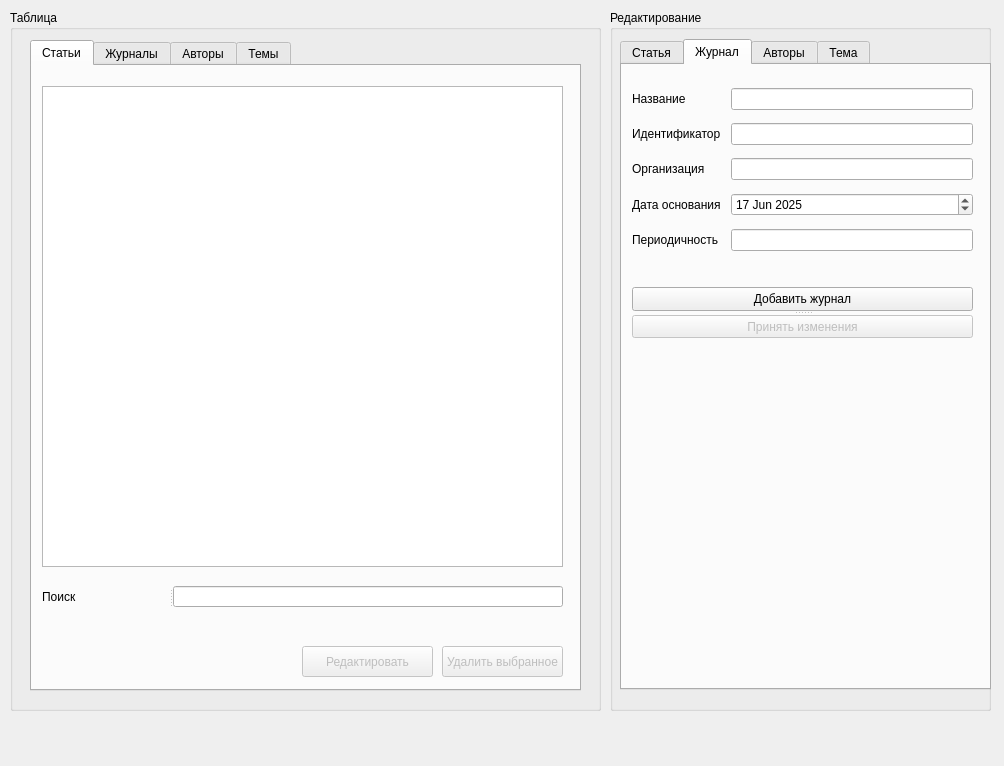
<?xml version="1.0" encoding="UTF-8"?>
<ui version="4.0">
 <class>MainWindow</class>
 <widget class="QMainWindow" name="MainWindow">
  <property name="geometry">
   <rect>
    <x>0</x>
    <y>0</y>
    <width>1004</width>
    <height>766</height>
   </rect>
  </property>
  <property name="windowTitle">
   <string>MainWindow</string>
  </property>
  <widget class="QWidget" name="centralwidget">
   <widget class="QGroupBox" name="groupBox">
    <property name="geometry">
     <rect>
      <x>10</x>
      <y>10</y>
      <width>591</width>
      <height>701</height>
     </rect>
    </property>
    <property name="title">
     <string>Таблица</string>
    </property>
    <widget class="QTabWidget" name="tabWidget_2">
     <property name="geometry">
      <rect>
       <x>20</x>
       <y>30</y>
       <width>551</width>
       <height>651</height>
      </rect>
     </property>
     <property name="currentIndex">
      <number>0</number>
     </property>
     <widget class="QWidget" name="tab_4">
      <attribute name="title">
       <string>Статьи</string>
      </attribute>
      <widget class="QSplitter" name="splitter_2">
       <property name="geometry">
        <rect>
         <x>10</x>
         <y>520</y>
         <width>521</width>
         <height>21</height>
        </rect>
       </property>
       <property name="orientation">
        <enum>Qt::Orientation::Vertical</enum>
       </property>
       <widget class="QSplitter" name="splitter">
        <property name="orientation">
         <enum>Qt::Orientation::Horizontal</enum>
        </property>
        <widget class="QLabel" name="label">
         <property name="text">
          <string>Поиск</string>
         </property>
        </widget>
        <widget class="QLineEdit" name="findArticles"/>
       </widget>
      </widget>
      <widget class="QPushButton" name="delArticles">
       <property name="enabled">
        <bool>false</bool>
       </property>
       <property name="geometry">
        <rect>
         <x>410</x>
         <y>580</y>
         <width>121</width>
         <height>31</height>
        </rect>
       </property>
       <property name="text">
        <string>Удалить выбранное</string>
       </property>
      </widget>
      <widget class="QPushButton" name="editArticles">
       <property name="enabled">
        <bool>false</bool>
       </property>
       <property name="geometry">
        <rect>
         <x>270</x>
         <y>580</y>
         <width>131</width>
         <height>31</height>
        </rect>
       </property>
       <property name="text">
        <string>Редактировать</string>
       </property>
      </widget>
      <widget class="QTableView" name="tableArticles">
       <property name="geometry">
        <rect>
         <x>10</x>
         <y>20</y>
         <width>521</width>
         <height>481</height>
        </rect>
       </property>
      </widget>
     </widget>
     <widget class="QWidget" name="tab_5">
      <attribute name="title">
       <string>Журналы</string>
      </attribute>
      <widget class="QPushButton" name="delJournals">
       <property name="enabled">
        <bool>false</bool>
       </property>
       <property name="geometry">
        <rect>
         <x>410</x>
         <y>580</y>
         <width>121</width>
         <height>31</height>
        </rect>
       </property>
       <property name="text">
        <string>Удалить выбранное</string>
       </property>
      </widget>
      <widget class="QSplitter" name="splitter_10">
       <property name="geometry">
        <rect>
         <x>10</x>
         <y>520</y>
         <width>521</width>
         <height>21</height>
        </rect>
       </property>
       <property name="orientation">
        <enum>Qt::Orientation::Vertical</enum>
       </property>
       <widget class="QSplitter" name="splitter_11">
        <property name="orientation">
         <enum>Qt::Orientation::Horizontal</enum>
        </property>
        <widget class="QLabel" name="label_9">
         <property name="text">
          <string>Поиск</string>
         </property>
        </widget>
        <widget class="QLineEdit" name="findAuthors"/>
       </widget>
      </widget>
      <widget class="QPushButton" name="editJournals">
       <property name="enabled">
        <bool>false</bool>
       </property>
       <property name="geometry">
        <rect>
         <x>270</x>
         <y>580</y>
         <width>131</width>
         <height>31</height>
        </rect>
       </property>
       <property name="text">
        <string>Редактировать</string>
       </property>
      </widget>
      <widget class="QTableView" name="tableJournals">
       <property name="geometry">
        <rect>
         <x>10</x>
         <y>20</y>
         <width>521</width>
         <height>481</height>
        </rect>
       </property>
      </widget>
     </widget>
     <widget class="QWidget" name="tab_7">
      <attribute name="title">
       <string>Авторы</string>
      </attribute>
      <widget class="QPushButton" name="delAuthor">
       <property name="enabled">
        <bool>false</bool>
       </property>
       <property name="geometry">
        <rect>
         <x>410</x>
         <y>580</y>
         <width>121</width>
         <height>31</height>
        </rect>
       </property>
       <property name="text">
        <string>Удалить выбранное</string>
       </property>
      </widget>
      <widget class="QPushButton" name="editAuthor">
       <property name="enabled">
        <bool>false</bool>
       </property>
       <property name="geometry">
        <rect>
         <x>270</x>
         <y>580</y>
         <width>131</width>
         <height>31</height>
        </rect>
       </property>
       <property name="text">
        <string>Редактировать</string>
       </property>
      </widget>
      <widget class="QSplitter" name="splitter_3">
       <property name="geometry">
        <rect>
         <x>10</x>
         <y>520</y>
         <width>521</width>
         <height>21</height>
        </rect>
       </property>
       <property name="orientation">
        <enum>Qt::Orientation::Vertical</enum>
       </property>
       <widget class="QSplitter" name="splitter_4">
        <property name="orientation">
         <enum>Qt::Orientation::Horizontal</enum>
        </property>
        <widget class="QLabel" name="label_17">
         <property name="text">
          <string>Поиск</string>
         </property>
        </widget>
        <widget class="QLineEdit" name="findArticles_2"/>
       </widget>
      </widget>
      <widget class="QTableView" name="tableAuthors">
       <property name="geometry">
        <rect>
         <x>10</x>
         <y>20</y>
         <width>521</width>
         <height>481</height>
        </rect>
       </property>
      </widget>
     </widget>
     <widget class="QWidget" name="tab_6">
      <attribute name="title">
       <string>Темы</string>
      </attribute>
      <widget class="QPushButton" name="editTopic">
       <property name="enabled">
        <bool>false</bool>
       </property>
       <property name="geometry">
        <rect>
         <x>270</x>
         <y>580</y>
         <width>131</width>
         <height>31</height>
        </rect>
       </property>
       <property name="text">
        <string>Редактировать</string>
       </property>
      </widget>
      <widget class="QSplitter" name="splitter_12">
       <property name="geometry">
        <rect>
         <x>10</x>
         <y>520</y>
         <width>521</width>
         <height>21</height>
        </rect>
       </property>
       <property name="orientation">
        <enum>Qt::Orientation::Vertical</enum>
       </property>
       <widget class="QSplitter" name="splitter_14">
        <property name="orientation">
         <enum>Qt::Orientation::Horizontal</enum>
        </property>
        <widget class="QLabel" name="label_11">
         <property name="text">
          <string>Поиск</string>
         </property>
        </widget>
        <widget class="QLineEdit" name="findTopic"/>
       </widget>
      </widget>
      <widget class="QPushButton" name="delTopic">
       <property name="enabled">
        <bool>false</bool>
       </property>
       <property name="geometry">
        <rect>
         <x>410</x>
         <y>580</y>
         <width>121</width>
         <height>31</height>
        </rect>
       </property>
       <property name="text">
        <string>Удалить выбранное</string>
       </property>
      </widget>
      <widget class="QTableView" name="tableTopics">
       <property name="geometry">
        <rect>
         <x>10</x>
         <y>20</y>
         <width>521</width>
         <height>481</height>
        </rect>
       </property>
      </widget>
     </widget>
    </widget>
   </widget>
   <widget class="QGroupBox" name="groupBox_3">
    <property name="geometry">
     <rect>
      <x>610</x>
      <y>10</y>
      <width>381</width>
      <height>701</height>
     </rect>
    </property>
    <property name="title">
     <string>Редактирование</string>
    </property>
    <widget class="QTabWidget" name="tabWidget">
     <property name="geometry">
      <rect>
       <x>10</x>
       <y>29</y>
       <width>371</width>
       <height>651</height>
      </rect>
     </property>
     <property name="currentIndex">
      <number>1</number>
     </property>
     <widget class="QWidget" name="tab">
      <attribute name="title">
       <string>Статья</string>
      </attribute>
      <widget class="QWidget" name="layoutWidget">
       <property name="geometry">
        <rect>
         <x>0</x>
         <y>10</y>
         <width>361</width>
         <height>339</height>
        </rect>
       </property>
       <layout class="QGridLayout" name="gridLayout_3">
        <property name="leftMargin">
         <number>10</number>
        </property>
        <property name="topMargin">
         <number>10</number>
        </property>
        <property name="rightMargin">
         <number>10</number>
        </property>
        <property name="bottomMargin">
         <number>10</number>
        </property>
        <property name="spacing">
         <number>10</number>
        </property>
        <item row="5" column="2" colspan="3">
         <widget class="QComboBox" name="topicArticles"/>
        </item>
        <item row="2" column="0" colspan="2">
         <widget class="QLabel" name="label_3">
          <property name="text">
           <string>Журнал</string>
          </property>
         </widget>
        </item>
        <item row="4" column="2" colspan="3">
         <widget class="QLineEdit" name="volume"/>
        </item>
        <item row="4" column="0">
         <widget class="QLabel" name="label_5">
          <property name="text">
           <string>Том</string>
          </property>
         </widget>
        </item>
        <item row="3" column="0" colspan="2">
         <widget class="QLabel" name="label_4">
          <property name="text">
           <string>Дата публикации</string>
          </property>
         </widget>
        </item>
        <item row="1" column="2" colspan="3">
         <widget class="QComboBox" name="articlesAuthor"/>
        </item>
        <item row="7" column="0" colspan="2">
         <widget class="QLabel" name="label_8">
          <property name="text">
           <string>Оглавление</string>
          </property>
         </widget>
        </item>
        <item row="6" column="2" colspan="3">
         <widget class="QLineEdit" name="pagesArticles"/>
        </item>
        <item row="6" column="0" colspan="2">
         <widget class="QLabel" name="label_7">
          <property name="text">
           <string>Количество страниц</string>
          </property>
         </widget>
        </item>
        <item row="0" column="0" colspan="2">
         <widget class="QLabel" name="label_2">
          <property name="text">
           <string>Название</string>
          </property>
         </widget>
        </item>
        <item row="1" column="0">
         <widget class="QLabel" name="label_23">
          <property name="text">
           <string>Автор</string>
          </property>
         </widget>
        </item>
        <item row="3" column="2" colspan="3">
         <widget class="QDateEdit" name="dataArticles">
          <property name="maximumDateTime">
           <datetime>
            <hour>0</hour>
            <minute>59</minute>
            <second>59</second>
            <year>9999</year>
            <month>12</month>
            <day>27</day>
           </datetime>
          </property>
          <property name="date">
           <date>
            <year>2025</year>
            <month>6</month>
            <day>17</day>
           </date>
          </property>
         </widget>
        </item>
        <item row="2" column="2" colspan="3">
         <widget class="QComboBox" name="ArticlesJournal"/>
        </item>
        <item row="7" column="2" colspan="3">
         <widget class="QTextEdit" name="abstract_2"/>
        </item>
        <item row="5" column="0" colspan="2">
         <widget class="QLabel" name="label_6">
          <property name="text">
           <string>Тема</string>
          </property>
         </widget>
        </item>
        <item row="0" column="2" colspan="3">
         <widget class="QLineEdit" name="nameArticle"/>
        </item>
        <item row="8" column="2" colspan="3">
         <widget class="QLineEdit" name="lineEdit"/>
        </item>
        <item row="8" column="0" colspan="2">
         <widget class="QLabel" name="label_24">
          <property name="text">
           <string>Ссылка</string>
          </property>
         </widget>
        </item>
       </layout>
      </widget>
      <widget class="QSplitter" name="splitter_5">
       <property name="geometry">
        <rect>
         <x>10</x>
         <y>370</y>
         <width>341</width>
         <height>53</height>
        </rect>
       </property>
       <property name="orientation">
        <enum>Qt::Orientation::Vertical</enum>
       </property>
       <widget class="QPushButton" name="addArticles">
        <property name="text">
         <string>Добавить статью</string>
        </property>
       </widget>
       <widget class="QPushButton" name="completeArticles">
        <property name="enabled">
         <bool>false</bool>
        </property>
        <property name="text">
         <string>Принять изменения</string>
        </property>
       </widget>
      </widget>
      <widget class="QLabel" name="articlesWarning">
       <property name="geometry">
        <rect>
         <x>20</x>
         <y>440</y>
         <width>321</width>
         <height>71</height>
        </rect>
       </property>
       <property name="text">
        <string/>
       </property>
      </widget>
     </widget>
     <widget class="QWidget" name="tab_2">
      <attribute name="title">
       <string>Журнал</string>
      </attribute>
      <widget class="QWidget" name="layoutWidget">
       <property name="geometry">
        <rect>
         <x>0</x>
         <y>10</y>
         <width>361</width>
         <height>191</height>
        </rect>
       </property>
       <layout class="QGridLayout" name="gridLayout_2">
        <property name="leftMargin">
         <number>10</number>
        </property>
        <property name="topMargin">
         <number>10</number>
        </property>
        <property name="rightMargin">
         <number>10</number>
        </property>
        <property name="bottomMargin">
         <number>10</number>
        </property>
        <property name="spacing">
         <number>10</number>
        </property>
        <item row="0" column="0">
         <widget class="QLabel" name="label_12">
          <property name="text">
           <string>Название</string>
          </property>
         </widget>
        </item>
        <item row="0" column="1" colspan="4">
         <widget class="QLineEdit" name="nameJournal"/>
        </item>
        <item row="1" column="0">
         <widget class="QLabel" name="label_13">
          <property name="text">
           <string>Идентификатор</string>
          </property>
         </widget>
        </item>
        <item row="1" column="1" colspan="4">
         <widget class="QLineEdit" name="issnJournal"/>
        </item>
        <item row="2" column="0">
         <widget class="QLabel" name="label_14">
          <property name="text">
           <string>Организация</string>
          </property>
         </widget>
        </item>
        <item row="2" column="1" colspan="4">
         <widget class="QLineEdit" name="publisher"/>
        </item>
        <item row="3" column="0">
         <widget class="QLabel" name="label_15">
          <property name="text">
           <string>Дата основания</string>
          </property>
         </widget>
        </item>
        <item row="3" column="1" colspan="4">
         <widget class="QDateEdit" name="dataJournal">
          <property name="maximumDateTime">
           <datetime>
            <hour>19</hour>
            <minute>59</minute>
            <second>59</second>
            <year>9999</year>
            <month>12</month>
            <day>26</day>
           </datetime>
          </property>
          <property name="date">
           <date>
            <year>2025</year>
            <month>6</month>
            <day>17</day>
           </date>
          </property>
         </widget>
        </item>
        <item row="4" column="0">
         <widget class="QLabel" name="label_16">
          <property name="text">
           <string>Периодичность</string>
          </property>
         </widget>
        </item>
        <item row="4" column="1" colspan="4">
         <widget class="QLineEdit" name="period"/>
        </item>
       </layout>
      </widget>
      <widget class="QSplitter" name="splitter_6">
       <property name="geometry">
        <rect>
         <x>10</x>
         <y>222</y>
         <width>341</width>
         <height>51</height>
        </rect>
       </property>
       <property name="orientation">
        <enum>Qt::Orientation::Vertical</enum>
       </property>
       <widget class="QPushButton" name="addJournal">
        <property name="text">
         <string>Добавить журнал</string>
        </property>
       </widget>
       <widget class="QPushButton" name="completeJournal">
        <property name="enabled">
         <bool>false</bool>
        </property>
        <property name="text">
         <string>Принять изменения</string>
        </property>
       </widget>
      </widget>
      <widget class="QLabel" name="journalWarning">
       <property name="geometry">
        <rect>
         <x>20</x>
         <y>290</y>
         <width>321</width>
         <height>71</height>
        </rect>
       </property>
       <property name="text">
        <string/>
       </property>
      </widget>
     </widget>
     <widget class="QWidget" name="tab_8">
      <attribute name="title">
       <string>Авторы</string>
      </attribute>
      <widget class="QWidget" name="layoutWidget">
       <property name="geometry">
        <rect>
         <x>10</x>
         <y>10</y>
         <width>351</width>
         <height>111</height>
        </rect>
       </property>
       <layout class="QGridLayout" name="gridLayout_4">
        <property name="leftMargin">
         <number>10</number>
        </property>
        <property name="topMargin">
         <number>10</number>
        </property>
        <property name="rightMargin">
         <number>10</number>
        </property>
        <property name="bottomMargin">
         <number>10</number>
        </property>
        <property name="spacing">
         <number>10</number>
        </property>
        <item row="1" column="0">
         <widget class="QLabel" name="label_21">
          <property name="text">
           <string>Организация</string>
          </property>
         </widget>
        </item>
        <item row="3" column="0">
         <widget class="QLabel" name="label_22">
          <property name="text">
           <string>email</string>
          </property>
         </widget>
        </item>
        <item row="0" column="0">
         <widget class="QLabel" name="label_20">
          <property name="text">
           <string>ФИО</string>
          </property>
         </widget>
        </item>
        <item row="3" column="1">
         <widget class="QLineEdit" name="email"/>
        </item>
        <item row="1" column="1">
         <widget class="QLineEdit" name="affiliation"/>
        </item>
        <item row="0" column="1">
         <widget class="QLineEdit" name="FIO"/>
        </item>
       </layout>
      </widget>
      <widget class="QSplitter" name="splitter_7">
       <property name="geometry">
        <rect>
         <x>10</x>
         <y>140</y>
         <width>341</width>
         <height>53</height>
        </rect>
       </property>
       <property name="orientation">
        <enum>Qt::Orientation::Vertical</enum>
       </property>
       <widget class="QPushButton" name="addAuthors">
        <property name="text">
         <string>Добавить автора</string>
        </property>
       </widget>
       <widget class="QPushButton" name="completeAuthors">
        <property name="enabled">
         <bool>false</bool>
        </property>
        <property name="text">
         <string>Принять изменения</string>
        </property>
       </widget>
      </widget>
      <widget class="QLabel" name="authorsWarning">
       <property name="geometry">
        <rect>
         <x>20</x>
         <y>210</y>
         <width>321</width>
         <height>71</height>
        </rect>
       </property>
       <property name="text">
        <string/>
       </property>
      </widget>
     </widget>
     <widget class="QWidget" name="tab_3">
      <attribute name="title">
       <string>Тема</string>
      </attribute>
      <widget class="QWidget" name="layoutWidget">
       <property name="geometry">
        <rect>
         <x>0</x>
         <y>10</y>
         <width>361</width>
         <height>153</height>
        </rect>
       </property>
       <layout class="QGridLayout" name="gridLayout" rowstretch="0,0,0">
        <property name="leftMargin">
         <number>10</number>
        </property>
        <property name="topMargin">
         <number>10</number>
        </property>
        <property name="rightMargin">
         <number>10</number>
        </property>
        <property name="bottomMargin">
         <number>10</number>
        </property>
        <property name="spacing">
         <number>10</number>
        </property>
        <item row="2" column="0" colspan="2">
         <widget class="QLabel" name="label_19">
          <property name="text">
           <string>Описание</string>
          </property>
         </widget>
        </item>
        <item row="0" column="0">
         <widget class="QLabel" name="label_10">
          <property name="midLineWidth">
           <number>0</number>
          </property>
          <property name="text">
           <string>Тема</string>
          </property>
         </widget>
        </item>
        <item row="1" column="0" colspan="2">
         <widget class="QLabel" name="label_18">
          <property name="text">
           <string>Главная тема</string>
          </property>
         </widget>
        </item>
        <item row="0" column="2">
         <widget class="QLineEdit" name="nameTopic"/>
        </item>
        <item row="2" column="2">
         <widget class="QTextEdit" name="descriptionTopic"/>
        </item>
        <item row="1" column="2">
         <widget class="QComboBox" name="parentTopic">
          <item>
           <property name="text">
            <string/>
           </property>
          </item>
         </widget>
        </item>
       </layout>
      </widget>
      <widget class="QSplitter" name="splitter_8">
       <property name="geometry">
        <rect>
         <x>10</x>
         <y>180</y>
         <width>341</width>
         <height>53</height>
        </rect>
       </property>
       <property name="orientation">
        <enum>Qt::Orientation::Vertical</enum>
       </property>
       <widget class="QPushButton" name="addTopic">
        <property name="text">
         <string>Добавить тему</string>
        </property>
       </widget>
       <widget class="QPushButton" name="completeTopic">
        <property name="enabled">
         <bool>false</bool>
        </property>
        <property name="text">
         <string>Принять изменения</string>
        </property>
       </widget>
      </widget>
      <widget class="QLabel" name="topicWarning">
       <property name="geometry">
        <rect>
         <x>20</x>
         <y>250</y>
         <width>321</width>
         <height>71</height>
        </rect>
       </property>
       <property name="text">
        <string/>
       </property>
      </widget>
     </widget>
    </widget>
   </widget>
  </widget>
  <widget class="QMenuBar" name="menubar">
   <property name="geometry">
    <rect>
     <x>0</x>
     <y>0</y>
     <width>1004</width>
     <height>22</height>
    </rect>
   </property>
  </widget>
 </widget>
 <resources/>
 <connections/>
</ui>
